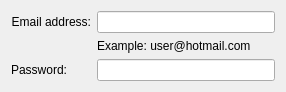
<?xml version="1.0" encoding="UTF-8"?>
<ui version="4.0">
 <class>MainOptionsWidget</class>
 <widget class="QWidget" name="MainOptionsWidget">
  <property name="geometry">
   <rect>
    <x>0</x>
    <y>0</y>
    <width>286</width>
    <height>77</height>
   </rect>
  </property>
  <property name="sizePolicy">
   <sizepolicy hsizetype="Preferred" vsizetype="Minimum">
    <horstretch>0</horstretch>
    <verstretch>0</verstretch>
   </sizepolicy>
  </property>
  <property name="windowTitle">
   <string>Account Preferences</string>
  </property>
  <layout class="QFormLayout" name="formLayout">
   <property name="fieldGrowthPolicy">
    <enum>QFormLayout::ExpandingFieldsGrow</enum>
   </property>
   <item row="0" column="0">
    <widget class="QLabel" name="accountLabel">
     <property name="text">
      <string>Email address:</string>
     </property>
     <property name="alignment">
      <set>Qt::AlignRight|Qt::AlignTrailing|Qt::AlignVCenter</set>
     </property>
    </widget>
   </item>
   <item row="0" column="1">
    <widget class="KLineEdit" name="accountLineEdit">
     <property name="showClearButton" stdset="0">
      <bool>false</bool>
     </property>
    </widget>
   </item>
   <item row="1" column="1">
    <widget class="QLabel" name="label">
     <property name="text">
      <string>Example: user@hotmail.com</string>
     </property>
    </widget>
   </item>
   <item row="2" column="0">
    <widget class="QLabel" name="passwordLabel">
     <property name="text">
      <string>Password:</string>
     </property>
     <property name="alignment">
      <set>Qt::AlignRight|Qt::AlignTrailing|Qt::AlignVCenter</set>
     </property>
    </widget>
   </item>
   <item row="2" column="1">
    <widget class="KLineEdit" name="passwordLineEdit">
     <property name="echoMode">
      <enum>QLineEdit::Password</enum>
     </property>
     <property name="showClearButton" stdset="0">
      <bool>true</bool>
     </property>
     <property name="passwordMode">
      <bool>true</bool>
     </property>
    </widget>
   </item>
  </layout>
 </widget>
 <customwidgets>
  <customwidget>
   <class>KLineEdit</class>
   <extends>QLineEdit</extends>
   <header>klineedit.h</header>
  </customwidget>
 </customwidgets>
 <tabstops>
  <tabstop>accountLineEdit</tabstop>
  <tabstop>passwordLineEdit</tabstop>
 </tabstops>
 <resources/>
 <connections/>
</ui>
